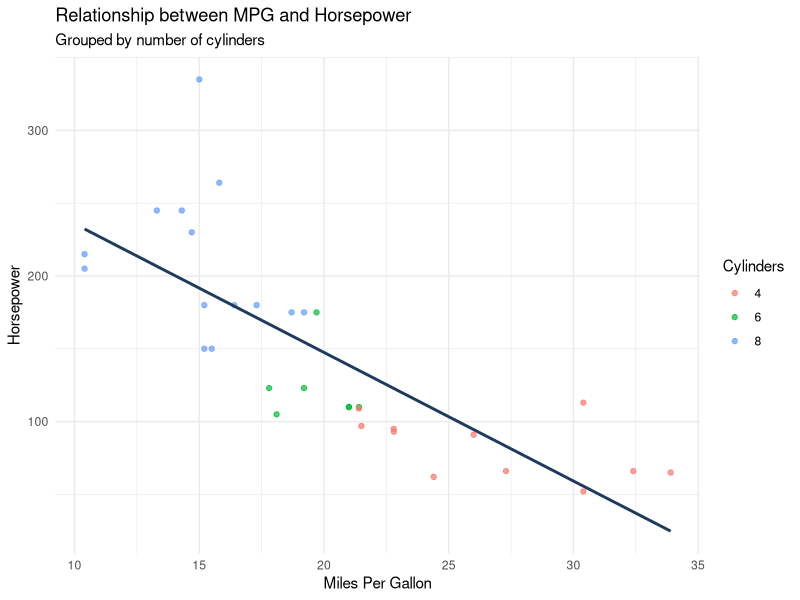
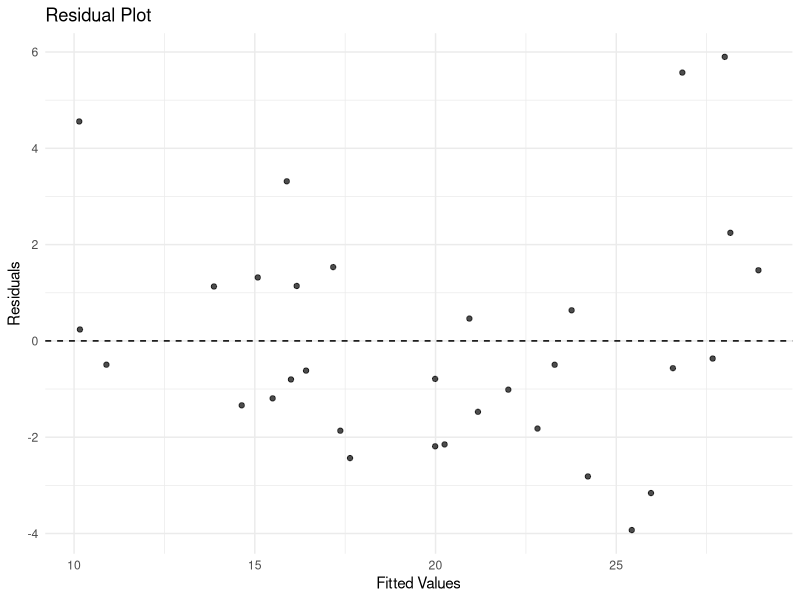

Here is the R script that generated these plots, in order:
## ---- chunk 1
#| label: load-packages
#| include: false

library(tidyverse)
# Add other required packages
## ---- chunk 2
#| label: package-demo
#| code-fold: false

# List the packages readers will need
library(tidyverse)
# Add other packages
## ---- chunk 3
#| label: data-prep

# Data loading and initial preparation
# Replace with your actual data source
data <- mtcars
glimpse(data)
## ---- chunk 4
#| label: exploration
#| fig-cap: "Description of your visualization"

# Your analysis code here
ggplot(data, aes(x = mpg, y = hp)) +
  geom_point(aes(color = factor(cyl)), alpha = 0.7) +
  geom_smooth(method = "lm", se = FALSE, color = "#1e3a5f") +
  labs(
    title = "Relationship between MPG and Horsepower",
    subtitle = "Grouped by number of cylinders",
    x = "Miles Per Gallon",
    y = "Horsepower",
    color = "Cylinders"
  ) +
  theme_minimal()
## ---- chunk 5
#| label: analysis

# Core analysis code
model <- lm(mpg ~ hp + wt + cyl, data = data)
summary(model)
## ---- chunk 6
#| label: visualization
#| fig-width: 8
#| fig-height: 6
#| fig-cap: "Visualization of your results with clear interpretation"

# Create compelling visualizations
library(broom)
augmented_data <- augment(model)

ggplot(augmented_data, aes(x = .fitted, y = .resid)) +
  geom_point(alpha = 0.7) +
  geom_hline(yintercept = 0, linetype = "dashed") +
  labs(
    title = "Residual Plot",
    x = "Fitted Values",
    y = "Residuals"
  ) +
  theme_minimal()
## ---- chunk 7
#| label: reproducibility
#| code-fold: false

# Print session info for reproducibility
sessionInfo()
